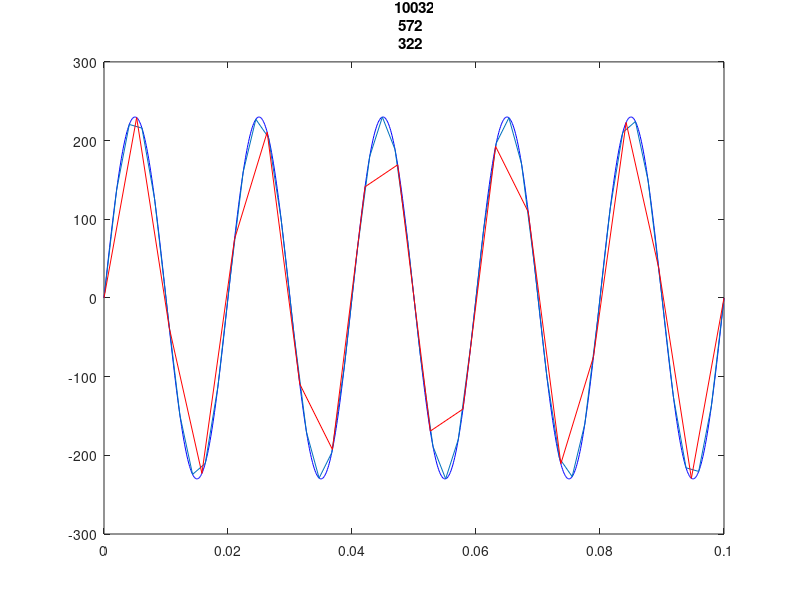
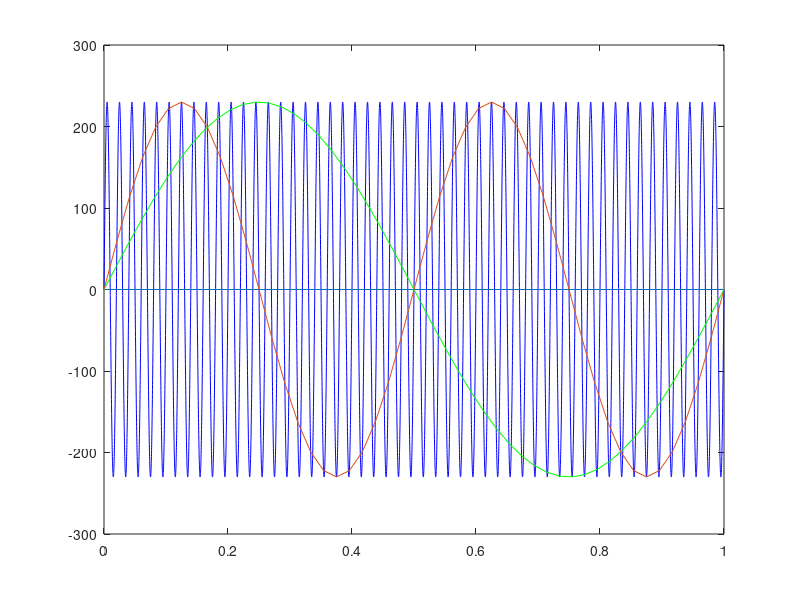

Write the MATLAB code that produced these figures, in order. (Note: this script raises an error after producing the figures.)
clear all
close all
clc
% A ---------------------------
A=230;
f=50;
w=2*pi*f;
T=1/f;
hz=[10000, 500, 200];
color=["b-", "r-o", "k-x"];
figure(1);
for k=1:3
    t=linspace(0, 0.1, hz(k)*0.1);
    wave=A*sin(w*t);
    plot(t, wave, color(k))
    hold on
end
title(hz + " Hz");
pause;
%B--------------------------

hz_b=[10000, 51, 50, 49];
color_b=["b-", "g-o", "r-o", "k-o"];
figure(2)
for k=1:4
    t=linspace(0, 1, hz_b(k));
    wave=A*sin(w*t);
    plot(t, wave, color_b(k))
    hold on
end
title(hz_b + " Hz");
pause;
%-------------------------
hz_b=[10000, 26, 25, 24];
color_b=["b-", "g-o", "r-o", "k-o"];
figure(3)
for k=1:4
    t=linspace(0, 1, hz_b(k));
    wave=A*sin(w*t);
    plot(t, wave, color_b(k))
    hold on
end
title(hz_b + " Hz");
pause;

%C------------------------

f_c=0:5:300;
t=linspace(0, 1, 100);
figure(4)
for k=f_c
    w=2*pi*k;
    wave=sin(w*t);
    plot( t, wave, "r-");
    title("Iteracja: "+ (k/5 +1) +", "+ "Częstotliwość: "+k + " Hz")
    pause;
end
%------------------------


